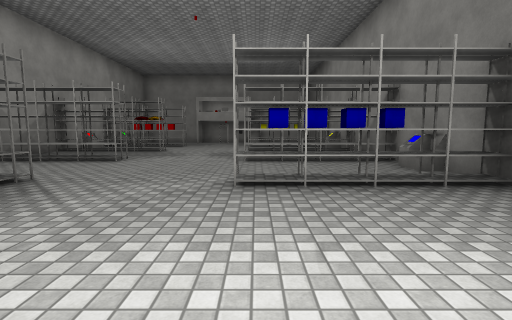
View 1 (above)

12 first-person views from a walk through a scene from a Unity 3-D project. The camera is 1.4 m above the floor, tilts 6° down and sees 85° across. The floor is counted in squares, 2 m on a side. Each view is taken from the middle of a square. On the plan, view 1 faces up. The plan holds only what a view shows up to about 9 squares ahead; the rest is blank. The place goes on beyond the plan. The player character is not drawn. Surface patterns are stand-ins for the level's own textures.

View 2
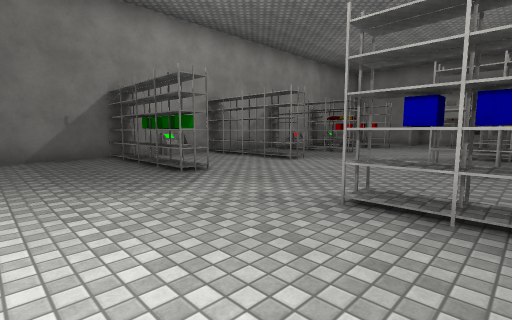

View 3
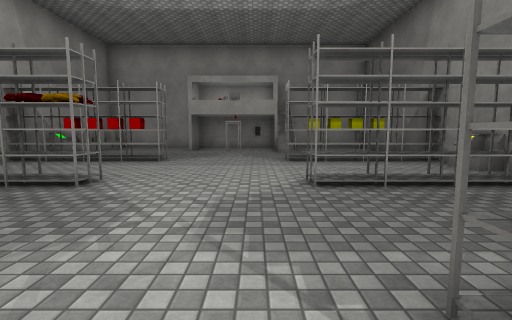

View 4
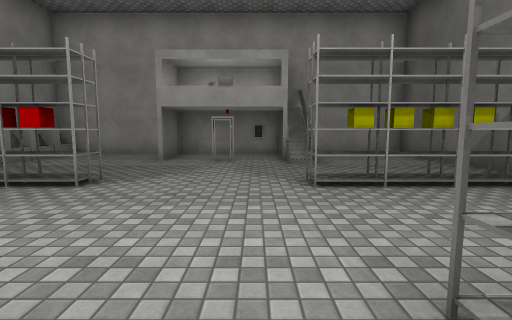

View 5
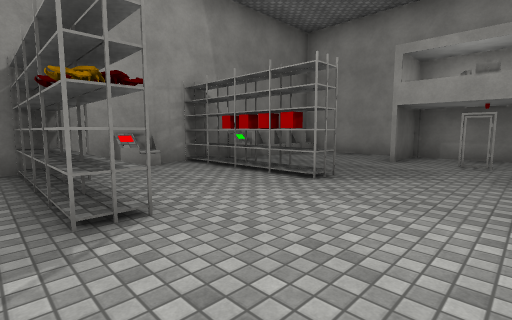

View 6
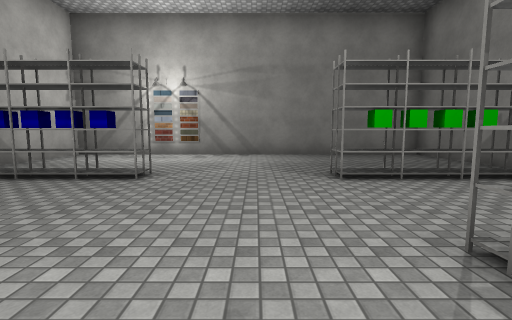

View 7
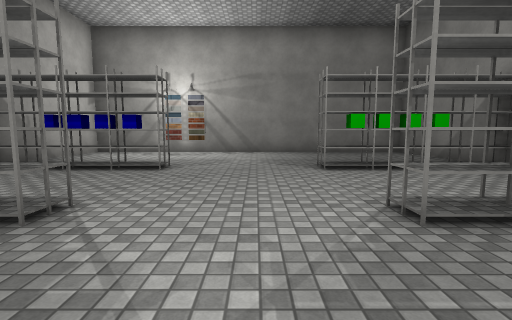

View 8
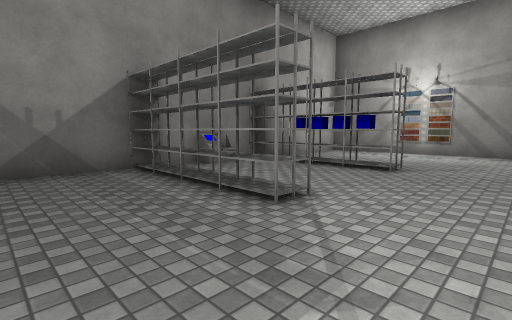

View 9
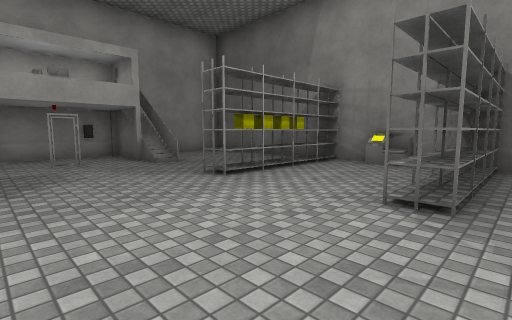

View 10
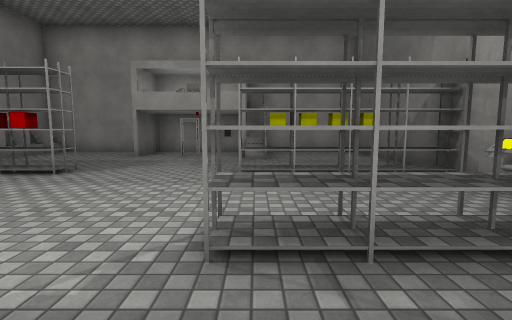

View 11
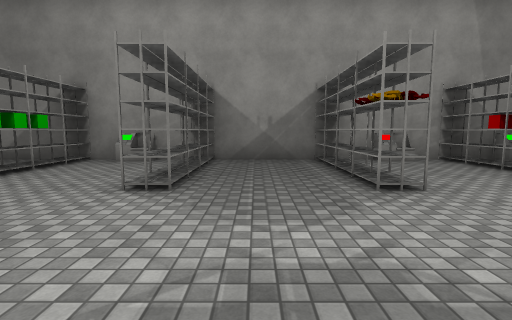

View 12
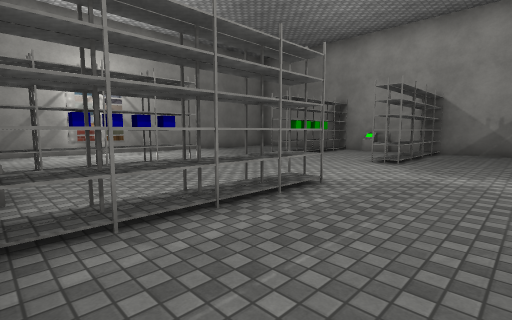

### Floor plan
Points are (right, up) in squares from view 1. A wall is a line through its corners. A room is listed if a view was taken in it or the views show most of it. See-through windows are left out.
Room 1 (views 1, 2, 3, 4, 5, 6, 7, 8, 9, 10, 11, 12)
walls: (-6.7, 14.5) (-6.7, -0.2) (3.3, -0.2) (3.3, 17.3) (-6.7, 17.3) (-6.7, 16.4)
ways out: gap at (3, 7); gap at (3, 13)
objects: console (-7, 5); console (-7, 11); other object (-7, 15) to (-7, 16); other object (-6, 4); other object (-6, 7) to (-4, 7); other object (-6, 10) to (-4, 10); other object (-6, 13); other object (-5, 4) to (-4, 4); other object (-5, 13) to (-4, 13); other object (-3, 16); other object (-1, 17); other object (0, 4) to (2, 4); other object (0, 7) to (2, 7); other object (0, 10) to (2, 10); other object (0, 13) to (2, 13); other object (0, 15) to (0, 16); console (3, 5); console (3, 11)

Positions as (right, up) in squares from view 1, and headings:
1: (0, 0), facing up
2: (1, 1), facing up-left
3: (-1, 6), facing up
4: (-1, 9), facing up
5: (-1, 9), facing up-left
6: (-2, 8), facing down
7: (-2, 9), facing down
8: (-2, 9), facing down-right
9: (-3, 9), facing up-right
10: (0, 8), facing up
11: (0, 8), facing left
12: (3, 9), facing down-left
